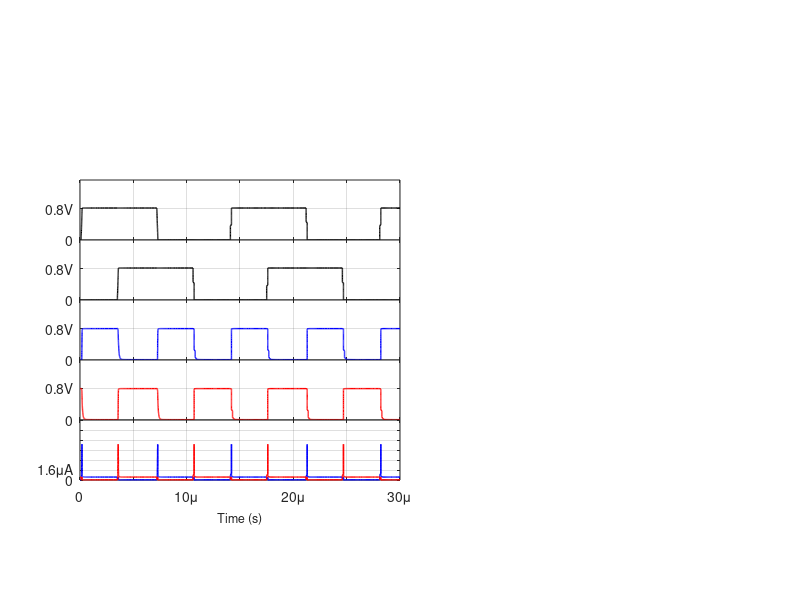

This figure's MATLAB source:
clear; clc;

data1 = importdata('xor_xnor_waveforms.csv');

 figure, subplot(5,1,1),plot(data1.data(:,1), abs(data1.data(:,2)), 'color',[0 0 0], 'LineWidth', 1)
 xlim([0e-6 30e-6])
 grid;
 ylim([0 1.5])
 yticks([0 0.8])
 yticklabels({'0','0.8V'})
 set(gca,'XTickLabel',[])
 subplot(5,1,2),plot(data1.data(:,1), abs(data1.data(:,3)), 'color',[0 0 0], 'LineWidth', 1)
 xlim([0e-6 30e-6])
 grid;
 ylim([0 1.5])
 yticks([0 0.8])
 yticklabels({'0','0.8V'})
 set(gca,'XTickLabel',[])
 subplot(5,1,3),plot(data1.data(:,1), abs(data1.data(:,4)), 'color',[0 0 1], 'LineWidth', 1)
 xlim([0e-6 30e-6])
 grid;
 ylim([0 1.5])
 yticks([0 0.8])
 yticklabels({'0','0.8V'})
 set(gca,'XTickLabel',[])
 subplot(5,1,4),plot(data1.data(:,1), abs(data1.data(:,5)), 'color',[1 0 0], 'LineWidth', 1)
 xlim([0e-6 30e-6])
 grid;
 ylim([0 1.5])
 yticks([0 0.8])
 yticklabels({'0','0.8V'})
 set(gca,'XTickLabel',[])
 subplot(5,1,5),plot(data1.data(:,1), abs(data1.data(:,6)), 'color',[0 0 1], 'LineWidth', 1)
 grid
 ylim([0 3e-6])
 yticklabels({'0','1.6\muA'})
 hold on;
 subplot(5,1,5),plot(data1.data(:,1), abs(data1.data(:,7)), 'color',[1 0 0], 'LineWidth', 1)
 xlabel('Time (s)','FontSize',9)
 xlim([0e-6 30e-6])
 xticklabels({'0','','10\mu','','20\mu','','30\mu'})
 ha=get(gcf,'children');
 set(ha(1),'position',[.1 .2 .4 .1])
 set(ha(2),'position',[.1 .3 .4 .1])
 set(ha(3),'position',[.1 .4 .4 .1])
 set(ha(4),'position',[.1 .5 .4 .1])
 set(ha(5),'position',[.1 .6 .4 .1])
 
 %set(get(ha(1),'Title'),'String','IN-MEMORY AND IN A 2x2 1-FeFET MEMORY ARRAY');
 %set(get(ha(1),'YLabel'),'String','-I(VDD)','FontSize',8);
 %set(get(ha(2),'YLabel'),'String','V(XNOR)','FontSize',8);
 %set(get(ha(3),'YLabel'),'String','V(XOR)','FontSize',8);
 %set(get(ha(4),'YLabel'),'String','V(B)','FontSize',8);
 %set(get(ha(5),'YLabel'),'String','V(A)','FontSize',8);
